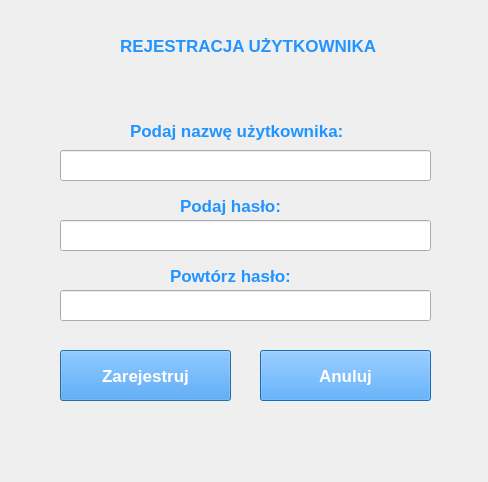
<?xml version="1.0" encoding="UTF-8"?>
<ui version="4.0">
 <class>Dialog</class>
 <widget class="QDialog" name="Dialog">
  <property name="geometry">
   <rect>
    <x>0</x>
    <y>0</y>
    <width>488</width>
    <height>482</height>
   </rect>
  </property>
  <property name="windowTitle">
   <string>Dialog</string>
  </property>
  <widget class="QLineEdit" name="userNameEditText">
   <property name="geometry">
    <rect>
     <x>60</x>
     <y>150</y>
     <width>371</width>
     <height>31</height>
    </rect>
   </property>
   <property name="font">
    <font>
     <pointsize>12</pointsize>
    </font>
   </property>
   <property name="focusPolicy">
    <enum>Qt::WheelFocus</enum>
   </property>
   <property name="text">
    <string/>
   </property>
   <property name="echoMode">
    <enum>QLineEdit::Normal</enum>
   </property>
   <property name="dragEnabled">
    <bool>false</bool>
   </property>
  </widget>
  <widget class="QLabel" name="passwordLabel">
   <property name="geometry">
    <rect>
     <x>180</x>
     <y>190</y>
     <width>131</width>
     <height>31</height>
    </rect>
   </property>
   <property name="font">
    <font>
     <pointsize>13</pointsize>
     <weight>75</weight>
     <bold>true</bold>
    </font>
   </property>
   <property name="styleSheet">
    <string notr="true">color: rgb(34, 148, 255)</string>
   </property>
   <property name="text">
    <string>Podaj hasło:</string>
   </property>
  </widget>
  <widget class="QLabel" name="userNameLabel">
   <property name="geometry">
    <rect>
     <x>130</x>
     <y>120</y>
     <width>241</width>
     <height>21</height>
    </rect>
   </property>
   <property name="font">
    <font>
     <pointsize>13</pointsize>
     <weight>75</weight>
     <bold>true</bold>
    </font>
   </property>
   <property name="styleSheet">
    <string notr="true">color: rgb(34, 148, 255)</string>
   </property>
   <property name="text">
    <string>Podaj nazwę użytkownika:</string>
   </property>
  </widget>
  <widget class="QLineEdit" name="passwordEditText">
   <property name="geometry">
    <rect>
     <x>60</x>
     <y>220</y>
     <width>371</width>
     <height>31</height>
    </rect>
   </property>
   <property name="font">
    <font>
     <pointsize>12</pointsize>
    </font>
   </property>
   <property name="focusPolicy">
    <enum>Qt::WheelFocus</enum>
   </property>
   <property name="text">
    <string/>
   </property>
   <property name="dragEnabled">
    <bool>false</bool>
   </property>
  </widget>
  <widget class="QLineEdit" name="passwordAgainEditText">
   <property name="geometry">
    <rect>
     <x>60</x>
     <y>290</y>
     <width>371</width>
     <height>31</height>
    </rect>
   </property>
   <property name="font">
    <font>
     <pointsize>12</pointsize>
    </font>
   </property>
   <property name="focusPolicy">
    <enum>Qt::WheelFocus</enum>
   </property>
   <property name="text">
    <string/>
   </property>
   <property name="echoMode">
    <enum>QLineEdit::Normal</enum>
   </property>
   <property name="dragEnabled">
    <bool>false</bool>
   </property>
  </widget>
  <widget class="QLabel" name="passwordAgainLabel">
   <property name="geometry">
    <rect>
     <x>170</x>
     <y>260</y>
     <width>131</width>
     <height>31</height>
    </rect>
   </property>
   <property name="font">
    <font>
     <pointsize>13</pointsize>
     <weight>75</weight>
     <bold>true</bold>
    </font>
   </property>
   <property name="styleSheet">
    <string notr="true">color: rgb(34, 148, 255)</string>
   </property>
   <property name="text">
    <string>Powtórz hasło:</string>
   </property>
  </widget>
  <widget class="QPushButton" name="cancelButton">
   <property name="geometry">
    <rect>
     <x>260</x>
     <y>350</y>
     <width>171</width>
     <height>51</height>
    </rect>
   </property>
   <property name="font">
    <font>
     <pointsize>13</pointsize>
     <weight>75</weight>
     <bold>true</bold>
    </font>
   </property>
   <property name="focusPolicy">
    <enum>Qt::NoFocus</enum>
   </property>
   <property name="styleSheet">
    <string notr="true">background-color: rgb(34, 148, 255); color: rgb(255, 255, 255)</string>
   </property>
   <property name="text">
    <string>Anuluj</string>
   </property>
  </widget>
  <widget class="QLabel" name="registerUserLabel">
   <property name="geometry">
    <rect>
     <x>120</x>
     <y>20</y>
     <width>281</width>
     <height>51</height>
    </rect>
   </property>
   <property name="font">
    <font>
     <pointsize>13</pointsize>
     <weight>75</weight>
     <bold>true</bold>
    </font>
   </property>
   <property name="styleSheet">
    <string notr="true">color: rgb(34, 148, 255)</string>
   </property>
   <property name="text">
    <string>REJESTRACJA UŻYTKOWNIKA</string>
   </property>
  </widget>
  <widget class="QPushButton" name="registerButton">
   <property name="geometry">
    <rect>
     <x>60</x>
     <y>350</y>
     <width>171</width>
     <height>51</height>
    </rect>
   </property>
   <property name="font">
    <font>
     <pointsize>13</pointsize>
     <weight>75</weight>
     <bold>true</bold>
    </font>
   </property>
   <property name="styleSheet">
    <string notr="true">background-color: rgb(34, 148, 255); color: rgb(255, 255, 255)</string>
   </property>
   <property name="text">
    <string>Zarejestruj</string>
   </property>
  </widget>
 </widget>
 <resources/>
 <connections/>
</ui>
